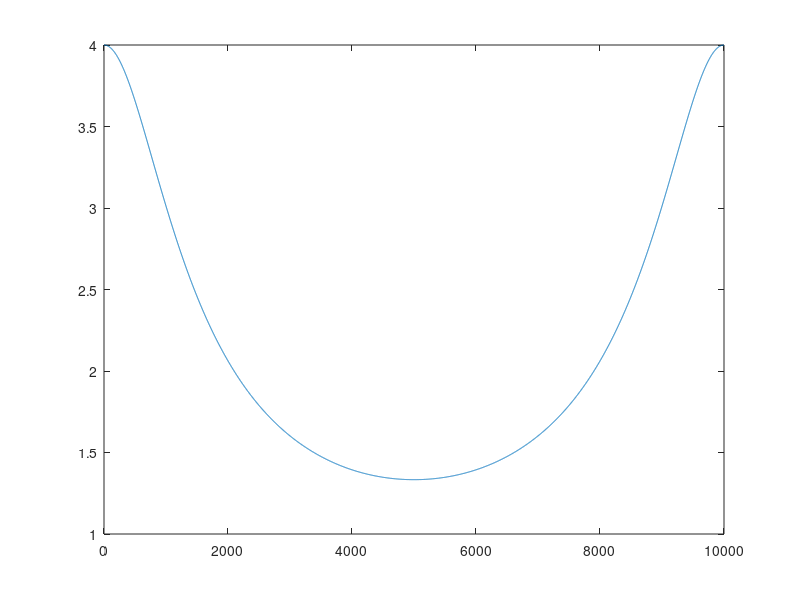
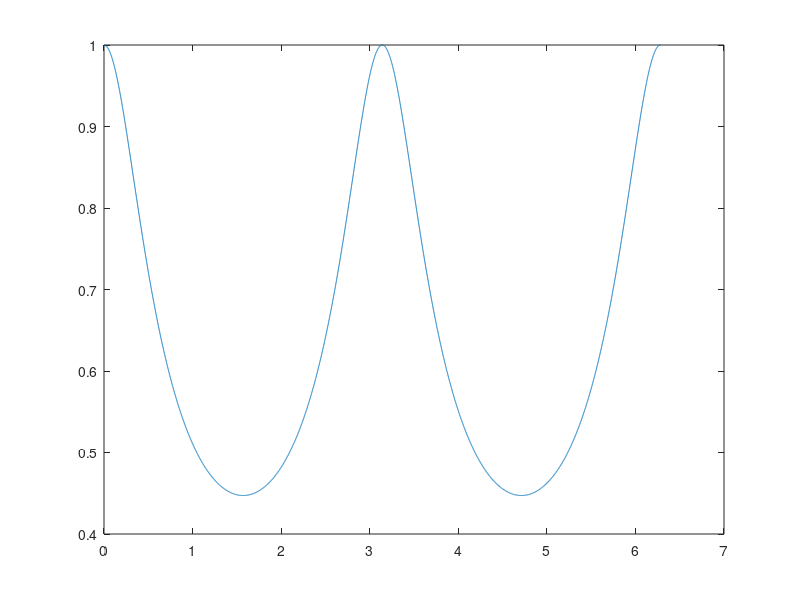
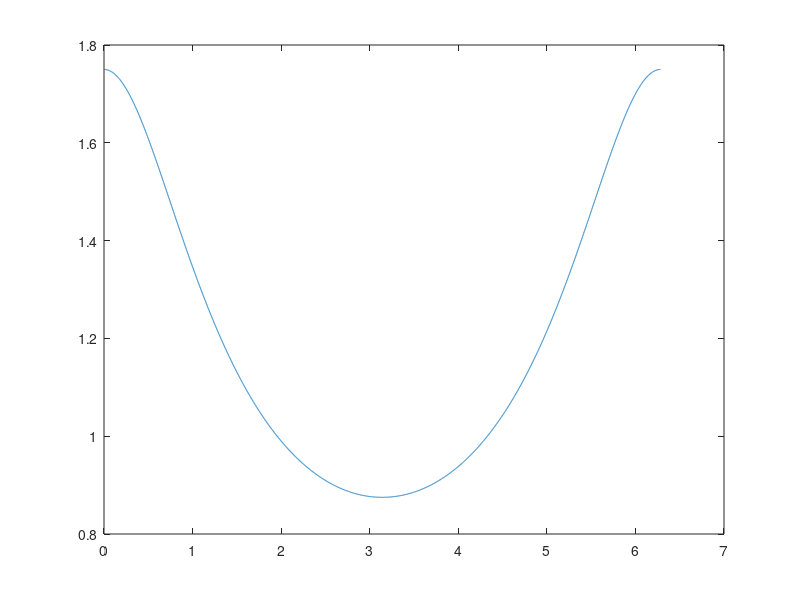
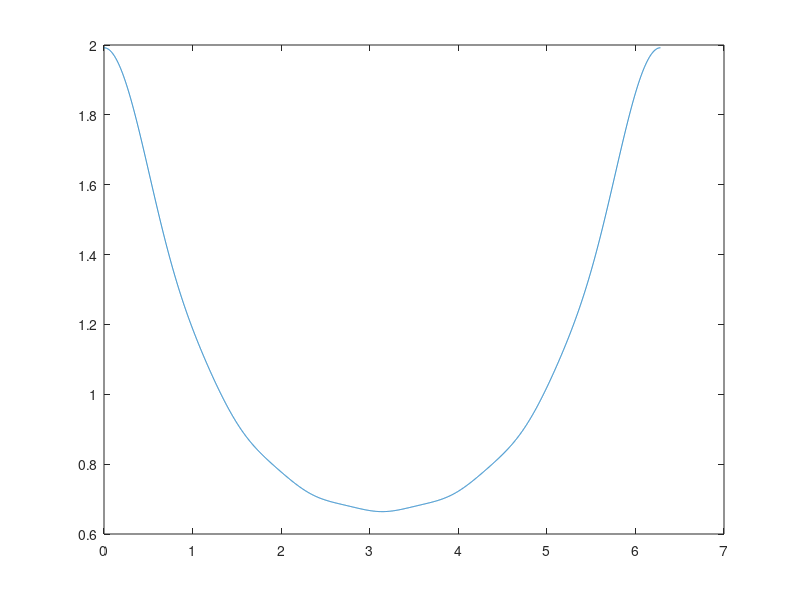

Write MATLAB code to recreate these figures, in order.
%%ejercicio 2 guia 5
fm= 10000;
W=0: 0.001: ((2*pi)-0.001);
%%para el 1
figure(1)
z = e.^(i*W);
H = 1 ./((-1/2*(z.^-1)) + (1/4*z.^-2));
deltaf = fm/length(W);
f= 0:deltaf:fm-deltaf;
plot(f,abs(H)); #Graficar en frecuencias no en angulos
%%para el 2
figure(2)
z = e.^(i*W);
H = (z.^-1) ./ (1-(z.^-1)-(z.^-2));
plot(W,abs(H));
%%para el 3
figure(3)
z = e.^(i*W);
H = 7 ./((-2*(z.^-1)) + (6*z.^-2));
plot(W,abs(H));
%%para el 4
figure(4)
z = e.^(i*W);
H=  1 + (1/2  * z.^-1) + (1/4 *  z.^-2) + (1/8 *  z.^-3) + (1/16 *  z.^-4) + (1/32 *  z.^-5) + (1/64 *  z.^-6) + (1/128 *  z.^-7);
plot(W,abs(H));


